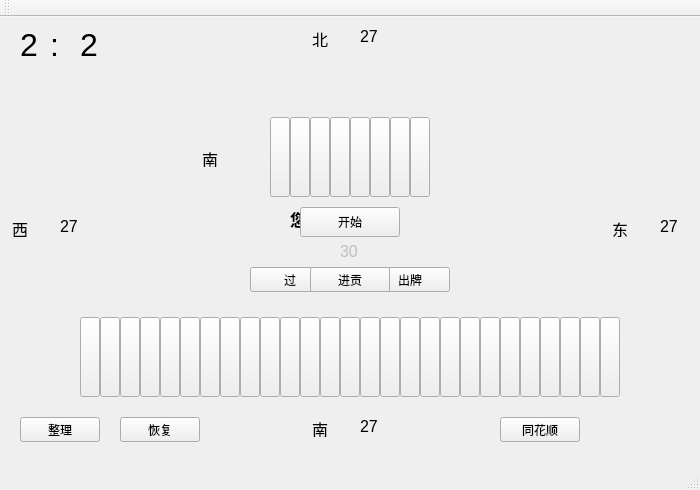
<?xml version="1.0" encoding="UTF-8"?>
<ui version="4.0">
 <class>CardsWindow</class>
 <widget class="QMainWindow" name="CardsWindow">
  <property name="geometry">
   <rect>
    <x>0</x>
    <y>0</y>
    <width>700</width>
    <height>490</height>
   </rect>
  </property>
  <property name="windowTitle">
   <string>CardsWindow</string>
  </property>
  <widget class="QWidget" name="centralWidget">
   <widget class="QPushButton" name="card_01">
    <property name="enabled">
     <bool>true</bool>
    </property>
    <property name="geometry">
     <rect>
      <x>80</x>
      <y>300</y>
      <width>20</width>
      <height>80</height>
     </rect>
    </property>
    <property name="autoFillBackground">
     <bool>false</bool>
    </property>
    <property name="text">
     <string/>
    </property>
    <property name="checkable">
     <bool>true</bool>
    </property>
    <property name="checked">
     <bool>false</bool>
    </property>
   </widget>
   <widget class="QPushButton" name="card_23">
    <property name="enabled">
     <bool>true</bool>
    </property>
    <property name="geometry">
     <rect>
      <x>520</x>
      <y>300</y>
      <width>20</width>
      <height>80</height>
     </rect>
    </property>
    <property name="autoFillBackground">
     <bool>false</bool>
    </property>
    <property name="text">
     <string/>
    </property>
    <property name="checkable">
     <bool>true</bool>
    </property>
    <property name="checked">
     <bool>false</bool>
    </property>
   </widget>
   <widget class="QPushButton" name="jingong2">
    <property name="geometry">
     <rect>
      <x>310</x>
      <y>250</y>
      <width>80</width>
      <height>25</height>
     </rect>
    </property>
    <property name="text">
     <string>进贡</string>
    </property>
   </widget>
   <widget class="QLabel" name="player3">
    <property name="geometry">
     <rect>
      <x>310</x>
      <y>10</y>
      <width>20</width>
      <height>20</height>
     </rect>
    </property>
    <property name="frameShape">
     <enum>QFrame::NoFrame</enum>
    </property>
    <property name="frameShadow">
     <enum>QFrame::Plain</enum>
    </property>
    <property name="lineWidth">
     <number>1</number>
    </property>
    <property name="text">
     <string>&lt;html&gt;&lt;head/&gt;&lt;body&gt;&lt;p align=&quot;center&quot;&gt;&lt;span style=&quot; font-size:12pt;&quot;&gt;北&lt;/span&gt;&lt;/p&gt;&lt;/body&gt;&lt;/html&gt;</string>
    </property>
   </widget>
   <widget class="QPushButton" name="dis_5">
    <property name="geometry">
     <rect>
      <x>350</x>
      <y>100</y>
      <width>20</width>
      <height>80</height>
     </rect>
    </property>
    <property name="text">
     <string/>
    </property>
   </widget>
   <widget class="QPushButton" name="card_17">
    <property name="enabled">
     <bool>true</bool>
    </property>
    <property name="geometry">
     <rect>
      <x>400</x>
      <y>300</y>
      <width>20</width>
      <height>80</height>
     </rect>
    </property>
    <property name="autoFillBackground">
     <bool>false</bool>
    </property>
    <property name="text">
     <string/>
    </property>
    <property name="checkable">
     <bool>true</bool>
    </property>
   </widget>
   <widget class="QPushButton" name="card_22">
    <property name="enabled">
     <bool>true</bool>
    </property>
    <property name="geometry">
     <rect>
      <x>500</x>
      <y>300</y>
      <width>20</width>
      <height>80</height>
     </rect>
    </property>
    <property name="autoFillBackground">
     <bool>false</bool>
    </property>
    <property name="text">
     <string/>
    </property>
    <property name="checkable">
     <bool>true</bool>
    </property>
    <property name="checked">
     <bool>false</bool>
    </property>
   </widget>
   <widget class="QLabel" name="error">
    <property name="geometry">
     <rect>
      <x>290</x>
      <y>190</y>
      <width>120</width>
      <height>25</height>
     </rect>
    </property>
    <property name="text">
     <string>&lt;html&gt;&lt;head/&gt;&lt;body&gt;&lt;p&gt;&lt;span style=&quot; font-size:12pt; font-weight:600;&quot;&gt;您的出牌有误！&lt;/span&gt;&lt;/p&gt;&lt;/body&gt;&lt;/html&gt;</string>
    </property>
   </widget>
   <widget class="QPushButton" name="card_09">
    <property name="enabled">
     <bool>true</bool>
    </property>
    <property name="geometry">
     <rect>
      <x>240</x>
      <y>300</y>
      <width>20</width>
      <height>80</height>
     </rect>
    </property>
    <property name="autoFillBackground">
     <bool>false</bool>
    </property>
    <property name="text">
     <string/>
    </property>
    <property name="checkable">
     <bool>true</bool>
    </property>
    <property name="checked">
     <bool>false</bool>
    </property>
   </widget>
   <widget class="QLabel" name="player3_number">
    <property name="geometry">
     <rect>
      <x>360</x>
      <y>10</y>
      <width>20</width>
      <height>20</height>
     </rect>
    </property>
    <property name="text">
     <string>&lt;html&gt;&lt;head/&gt;&lt;body&gt;&lt;p&gt;&lt;span style=&quot; font-size:12pt;&quot;&gt;27&lt;/span&gt;&lt;/p&gt;&lt;/body&gt;&lt;/html&gt;</string>
    </property>
   </widget>
   <widget class="QLabel" name="colon">
    <property name="geometry">
     <rect>
      <x>50</x>
      <y>10</y>
      <width>10</width>
      <height>30</height>
     </rect>
    </property>
    <property name="text">
     <string>&lt;html&gt;&lt;head/&gt;&lt;body&gt;&lt;p&gt;&lt;span style=&quot; font-size:24pt;&quot;&gt;:&lt;/span&gt;&lt;/p&gt;&lt;/body&gt;&lt;/html&gt;</string>
    </property>
   </widget>
   <widget class="QPushButton" name="setcard">
    <property name="geometry">
     <rect>
      <x>20</x>
      <y>400</y>
      <width>80</width>
      <height>25</height>
     </rect>
    </property>
    <property name="text">
     <string>整理</string>
    </property>
   </widget>
   <widget class="QPushButton" name="huangong2">
    <property name="geometry">
     <rect>
      <x>310</x>
      <y>250</y>
      <width>80</width>
      <height>25</height>
     </rect>
    </property>
    <property name="text">
     <string>还贡</string>
    </property>
   </widget>
   <widget class="QLabel" name="player2">
    <property name="geometry">
     <rect>
      <x>610</x>
      <y>200</y>
      <width>20</width>
      <height>20</height>
     </rect>
    </property>
    <property name="text">
     <string>&lt;html&gt;&lt;head/&gt;&lt;body&gt;&lt;p align=&quot;center&quot;&gt;&lt;span style=&quot; font-size:12pt;&quot;&gt;东&lt;/span&gt;&lt;/p&gt;&lt;/body&gt;&lt;/html&gt;</string>
    </property>
   </widget>
   <widget class="QPushButton" name="card_21">
    <property name="enabled">
     <bool>true</bool>
    </property>
    <property name="geometry">
     <rect>
      <x>480</x>
      <y>300</y>
      <width>20</width>
      <height>80</height>
     </rect>
    </property>
    <property name="autoFillBackground">
     <bool>false</bool>
    </property>
    <property name="text">
     <string/>
    </property>
    <property name="checkable">
     <bool>true</bool>
    </property>
   </widget>
   <widget class="QPushButton" name="card_04">
    <property name="enabled">
     <bool>true</bool>
    </property>
    <property name="geometry">
     <rect>
      <x>140</x>
      <y>300</y>
      <width>20</width>
      <height>80</height>
     </rect>
    </property>
    <property name="autoFillBackground">
     <bool>false</bool>
    </property>
    <property name="text">
     <string/>
    </property>
    <property name="checkable">
     <bool>true</bool>
    </property>
   </widget>
   <widget class="QLabel" name="score1">
    <property name="geometry">
     <rect>
      <x>20</x>
      <y>10</y>
      <width>30</width>
      <height>30</height>
     </rect>
    </property>
    <property name="frameShape">
     <enum>QFrame::NoFrame</enum>
    </property>
    <property name="lineWidth">
     <number>8</number>
    </property>
    <property name="text">
     <string>&lt;html&gt;&lt;head/&gt;&lt;body&gt;&lt;p&gt;&lt;span style=&quot; font-size:24pt;&quot;&gt;2&lt;/span&gt;&lt;/p&gt;&lt;/body&gt;&lt;/html&gt;</string>
    </property>
   </widget>
   <widget class="QPushButton" name="dis_2">
    <property name="geometry">
     <rect>
      <x>290</x>
      <y>100</y>
      <width>20</width>
      <height>80</height>
     </rect>
    </property>
    <property name="text">
     <string/>
    </property>
   </widget>
   <widget class="QPushButton" name="card_12">
    <property name="enabled">
     <bool>true</bool>
    </property>
    <property name="geometry">
     <rect>
      <x>300</x>
      <y>300</y>
      <width>20</width>
      <height>80</height>
     </rect>
    </property>
    <property name="autoFillBackground">
     <bool>false</bool>
    </property>
    <property name="text">
     <string/>
    </property>
    <property name="checkable">
     <bool>true</bool>
    </property>
   </widget>
   <widget class="QPushButton" name="dis_6">
    <property name="geometry">
     <rect>
      <x>370</x>
      <y>100</y>
      <width>20</width>
      <height>80</height>
     </rect>
    </property>
    <property name="text">
     <string/>
    </property>
   </widget>
   <widget class="QLabel" name="player2_number">
    <property name="geometry">
     <rect>
      <x>660</x>
      <y>200</y>
      <width>20</width>
      <height>20</height>
     </rect>
    </property>
    <property name="text">
     <string>&lt;html&gt;&lt;head/&gt;&lt;body&gt;&lt;p&gt;&lt;span style=&quot; font-size:12pt;&quot;&gt;27&lt;/span&gt;&lt;/p&gt;&lt;/body&gt;&lt;/html&gt;</string>
    </property>
   </widget>
   <widget class="QPushButton" name="card_14">
    <property name="enabled">
     <bool>true</bool>
    </property>
    <property name="geometry">
     <rect>
      <x>340</x>
      <y>300</y>
      <width>20</width>
      <height>80</height>
     </rect>
    </property>
    <property name="autoFillBackground">
     <bool>false</bool>
    </property>
    <property name="text">
     <string/>
    </property>
    <property name="checkable">
     <bool>true</bool>
    </property>
   </widget>
   <widget class="QPushButton" name="straight_flush">
    <property name="geometry">
     <rect>
      <x>500</x>
      <y>400</y>
      <width>80</width>
      <height>25</height>
     </rect>
    </property>
    <property name="text">
     <string>同花顺</string>
    </property>
   </widget>
   <widget class="QPushButton" name="card_24">
    <property name="enabled">
     <bool>true</bool>
    </property>
    <property name="geometry">
     <rect>
      <x>540</x>
      <y>300</y>
      <width>20</width>
      <height>80</height>
     </rect>
    </property>
    <property name="autoFillBackground">
     <bool>false</bool>
    </property>
    <property name="text">
     <string/>
    </property>
    <property name="checkable">
     <bool>true</bool>
    </property>
   </widget>
   <widget class="QPushButton" name="discard">
    <property name="enabled">
     <bool>true</bool>
    </property>
    <property name="geometry">
     <rect>
      <x>370</x>
      <y>250</y>
      <width>80</width>
      <height>25</height>
     </rect>
    </property>
    <property name="autoFillBackground">
     <bool>false</bool>
    </property>
    <property name="text">
     <string>出牌</string>
    </property>
   </widget>
   <widget class="QPushButton" name="dis_7">
    <property name="geometry">
     <rect>
      <x>390</x>
      <y>100</y>
      <width>20</width>
      <height>80</height>
     </rect>
    </property>
    <property name="text">
     <string/>
    </property>
   </widget>
   <widget class="QPushButton" name="card_06">
    <property name="enabled">
     <bool>true</bool>
    </property>
    <property name="geometry">
     <rect>
      <x>180</x>
      <y>300</y>
      <width>20</width>
      <height>80</height>
     </rect>
    </property>
    <property name="autoFillBackground">
     <bool>false</bool>
    </property>
    <property name="text">
     <string/>
    </property>
    <property name="checkable">
     <bool>true</bool>
    </property>
   </widget>
   <widget class="QPushButton" name="card_02">
    <property name="enabled">
     <bool>true</bool>
    </property>
    <property name="geometry">
     <rect>
      <x>100</x>
      <y>300</y>
      <width>20</width>
      <height>80</height>
     </rect>
    </property>
    <property name="autoFillBackground">
     <bool>false</bool>
    </property>
    <property name="text">
     <string/>
    </property>
    <property name="checkable">
     <bool>true</bool>
    </property>
    <property name="checked">
     <bool>false</bool>
    </property>
   </widget>
   <widget class="QPushButton" name="dis_1">
    <property name="geometry">
     <rect>
      <x>270</x>
      <y>100</y>
      <width>20</width>
      <height>80</height>
     </rect>
    </property>
    <property name="text">
     <string/>
    </property>
   </widget>
   <widget class="QPushButton" name="huangong">
    <property name="geometry">
     <rect>
      <x>310</x>
      <y>250</y>
      <width>80</width>
      <height>25</height>
     </rect>
    </property>
    <property name="text">
     <string>还贡</string>
    </property>
   </widget>
   <widget class="QPushButton" name="dis_3">
    <property name="geometry">
     <rect>
      <x>310</x>
      <y>100</y>
      <width>20</width>
      <height>80</height>
     </rect>
    </property>
    <property name="text">
     <string/>
    </property>
   </widget>
   <widget class="QPushButton" name="card_07">
    <property name="enabled">
     <bool>true</bool>
    </property>
    <property name="geometry">
     <rect>
      <x>200</x>
      <y>300</y>
      <width>20</width>
      <height>80</height>
     </rect>
    </property>
    <property name="autoFillBackground">
     <bool>false</bool>
    </property>
    <property name="text">
     <string/>
    </property>
    <property name="checkable">
     <bool>true</bool>
    </property>
   </widget>
   <widget class="QLabel" name="best_player">
    <property name="geometry">
     <rect>
      <x>200</x>
      <y>130</y>
      <width>20</width>
      <height>20</height>
     </rect>
    </property>
    <property name="text">
     <string>&lt;html&gt;&lt;head/&gt;&lt;body&gt;&lt;p align=&quot;center&quot;&gt;&lt;span style=&quot; font-size:12pt;&quot;&gt;南&lt;/span&gt;&lt;/p&gt;&lt;/body&gt;&lt;/html&gt;</string>
    </property>
   </widget>
   <widget class="QPushButton" name="card_26">
    <property name="enabled">
     <bool>true</bool>
    </property>
    <property name="geometry">
     <rect>
      <x>580</x>
      <y>300</y>
      <width>20</width>
      <height>80</height>
     </rect>
    </property>
    <property name="autoFillBackground">
     <bool>false</bool>
    </property>
    <property name="text">
     <string/>
    </property>
    <property name="checkable">
     <bool>true</bool>
    </property>
   </widget>
   <widget class="QPushButton" name="card_11">
    <property name="enabled">
     <bool>true</bool>
    </property>
    <property name="geometry">
     <rect>
      <x>280</x>
      <y>300</y>
      <width>20</width>
      <height>80</height>
     </rect>
    </property>
    <property name="autoFillBackground">
     <bool>false</bool>
    </property>
    <property name="text">
     <string/>
    </property>
    <property name="checkable">
     <bool>true</bool>
    </property>
   </widget>
   <widget class="QLabel" name="score2">
    <property name="geometry">
     <rect>
      <x>80</x>
      <y>10</y>
      <width>30</width>
      <height>30</height>
     </rect>
    </property>
    <property name="text">
     <string>&lt;html&gt;&lt;head/&gt;&lt;body&gt;&lt;p&gt;&lt;span style=&quot; font-size:24pt;&quot;&gt;2&lt;/span&gt;&lt;/p&gt;&lt;/body&gt;&lt;/html&gt;</string>
    </property>
   </widget>
   <widget class="QPushButton" name="dis_8">
    <property name="geometry">
     <rect>
      <x>410</x>
      <y>100</y>
      <width>20</width>
      <height>80</height>
     </rect>
    </property>
    <property name="text">
     <string/>
    </property>
   </widget>
   <widget class="QPushButton" name="card_08">
    <property name="enabled">
     <bool>true</bool>
    </property>
    <property name="geometry">
     <rect>
      <x>220</x>
      <y>300</y>
      <width>20</width>
      <height>80</height>
     </rect>
    </property>
    <property name="autoFillBackground">
     <bool>false</bool>
    </property>
    <property name="text">
     <string/>
    </property>
    <property name="checkable">
     <bool>true</bool>
    </property>
    <property name="checked">
     <bool>false</bool>
    </property>
   </widget>
   <widget class="QPushButton" name="pass">
    <property name="enabled">
     <bool>true</bool>
    </property>
    <property name="geometry">
     <rect>
      <x>250</x>
      <y>250</y>
      <width>80</width>
      <height>25</height>
     </rect>
    </property>
    <property name="autoFillBackground">
     <bool>false</bool>
    </property>
    <property name="text">
     <string>过</string>
    </property>
   </widget>
   <widget class="QLabel" name="player4_number">
    <property name="geometry">
     <rect>
      <x>60</x>
      <y>200</y>
      <width>20</width>
      <height>20</height>
     </rect>
    </property>
    <property name="text">
     <string>&lt;html&gt;&lt;head/&gt;&lt;body&gt;&lt;p&gt;&lt;span style=&quot; font-size:12pt;&quot;&gt;27&lt;/span&gt;&lt;/p&gt;&lt;/body&gt;&lt;/html&gt;</string>
    </property>
   </widget>
   <widget class="QPushButton" name="jingong">
    <property name="geometry">
     <rect>
      <x>310</x>
      <y>250</y>
      <width>80</width>
      <height>25</height>
     </rect>
    </property>
    <property name="text">
     <string>进贡</string>
    </property>
   </widget>
   <widget class="QLabel" name="player1_number">
    <property name="geometry">
     <rect>
      <x>360</x>
      <y>400</y>
      <width>20</width>
      <height>20</height>
     </rect>
    </property>
    <property name="text">
     <string>&lt;html&gt;&lt;head/&gt;&lt;body&gt;&lt;p&gt;&lt;span style=&quot; font-size:12pt;&quot;&gt;27&lt;/span&gt;&lt;/p&gt;&lt;/body&gt;&lt;/html&gt;</string>
    </property>
   </widget>
   <widget class="QPushButton" name="card_27">
    <property name="enabled">
     <bool>true</bool>
    </property>
    <property name="geometry">
     <rect>
      <x>600</x>
      <y>300</y>
      <width>20</width>
      <height>80</height>
     </rect>
    </property>
    <property name="autoFillBackground">
     <bool>false</bool>
    </property>
    <property name="text">
     <string/>
    </property>
    <property name="checkable">
     <bool>true</bool>
    </property>
   </widget>
   <widget class="QLabel" name="player1">
    <property name="geometry">
     <rect>
      <x>310</x>
      <y>400</y>
      <width>20</width>
      <height>20</height>
     </rect>
    </property>
    <property name="text">
     <string>&lt;html&gt;&lt;head/&gt;&lt;body&gt;&lt;p align=&quot;center&quot;&gt;&lt;span style=&quot; font-size:12pt;&quot;&gt;南&lt;/span&gt;&lt;/p&gt;&lt;/body&gt;&lt;/html&gt;</string>
    </property>
   </widget>
   <widget class="QPushButton" name="card_13">
    <property name="enabled">
     <bool>true</bool>
    </property>
    <property name="geometry">
     <rect>
      <x>320</x>
      <y>300</y>
      <width>20</width>
      <height>80</height>
     </rect>
    </property>
    <property name="autoFillBackground">
     <bool>false</bool>
    </property>
    <property name="text">
     <string/>
    </property>
    <property name="checkable">
     <bool>true</bool>
    </property>
   </widget>
   <widget class="QPushButton" name="card_20">
    <property name="enabled">
     <bool>true</bool>
    </property>
    <property name="geometry">
     <rect>
      <x>460</x>
      <y>300</y>
      <width>20</width>
      <height>80</height>
     </rect>
    </property>
    <property name="autoFillBackground">
     <bool>false</bool>
    </property>
    <property name="text">
     <string/>
    </property>
    <property name="checkable">
     <bool>true</bool>
    </property>
   </widget>
   <widget class="QPushButton" name="card_18">
    <property name="enabled">
     <bool>true</bool>
    </property>
    <property name="geometry">
     <rect>
      <x>420</x>
      <y>300</y>
      <width>20</width>
      <height>80</height>
     </rect>
    </property>
    <property name="autoFillBackground">
     <bool>false</bool>
    </property>
    <property name="text">
     <string/>
    </property>
    <property name="checkable">
     <bool>true</bool>
    </property>
   </widget>
   <widget class="QPushButton" name="card_10">
    <property name="enabled">
     <bool>true</bool>
    </property>
    <property name="geometry">
     <rect>
      <x>260</x>
      <y>300</y>
      <width>20</width>
      <height>80</height>
     </rect>
    </property>
    <property name="autoFillBackground">
     <bool>false</bool>
    </property>
    <property name="text">
     <string/>
    </property>
    <property name="checkable">
     <bool>true</bool>
    </property>
   </widget>
   <widget class="QPushButton" name="setbackcard">
    <property name="geometry">
     <rect>
      <x>120</x>
      <y>400</y>
      <width>80</width>
      <height>25</height>
     </rect>
    </property>
    <property name="text">
     <string>恢复</string>
    </property>
   </widget>
   <widget class="QPushButton" name="card_25">
    <property name="enabled">
     <bool>true</bool>
    </property>
    <property name="geometry">
     <rect>
      <x>560</x>
      <y>300</y>
      <width>20</width>
      <height>80</height>
     </rect>
    </property>
    <property name="autoFillBackground">
     <bool>false</bool>
    </property>
    <property name="text">
     <string/>
    </property>
    <property name="checkable">
     <bool>true</bool>
    </property>
   </widget>
   <widget class="QPushButton" name="card_16">
    <property name="enabled">
     <bool>true</bool>
    </property>
    <property name="geometry">
     <rect>
      <x>380</x>
      <y>300</y>
      <width>20</width>
      <height>80</height>
     </rect>
    </property>
    <property name="autoFillBackground">
     <bool>false</bool>
    </property>
    <property name="text">
     <string/>
    </property>
    <property name="checkable">
     <bool>true</bool>
    </property>
    <property name="checked">
     <bool>false</bool>
    </property>
   </widget>
   <widget class="QPushButton" name="card_03">
    <property name="enabled">
     <bool>true</bool>
    </property>
    <property name="geometry">
     <rect>
      <x>120</x>
      <y>300</y>
      <width>20</width>
      <height>80</height>
     </rect>
    </property>
    <property name="autoFillBackground">
     <bool>false</bool>
    </property>
    <property name="text">
     <string/>
    </property>
    <property name="checkable">
     <bool>true</bool>
    </property>
   </widget>
   <widget class="QPushButton" name="card_05">
    <property name="enabled">
     <bool>true</bool>
    </property>
    <property name="geometry">
     <rect>
      <x>160</x>
      <y>300</y>
      <width>20</width>
      <height>80</height>
     </rect>
    </property>
    <property name="autoFillBackground">
     <bool>false</bool>
    </property>
    <property name="text">
     <string/>
    </property>
    <property name="checkable">
     <bool>true</bool>
    </property>
   </widget>
   <widget class="QPushButton" name="start">
    <property name="geometry">
     <rect>
      <x>300</x>
      <y>190</y>
      <width>100</width>
      <height>30</height>
     </rect>
    </property>
    <property name="text">
     <string>开始</string>
    </property>
   </widget>
   <widget class="QPushButton" name="card_19">
    <property name="enabled">
     <bool>true</bool>
    </property>
    <property name="geometry">
     <rect>
      <x>440</x>
      <y>300</y>
      <width>20</width>
      <height>80</height>
     </rect>
    </property>
    <property name="autoFillBackground">
     <bool>false</bool>
    </property>
    <property name="text">
     <string/>
    </property>
    <property name="checkable">
     <bool>true</bool>
    </property>
   </widget>
   <widget class="QPushButton" name="card_15">
    <property name="enabled">
     <bool>true</bool>
    </property>
    <property name="geometry">
     <rect>
      <x>360</x>
      <y>300</y>
      <width>20</width>
      <height>80</height>
     </rect>
    </property>
    <property name="autoFillBackground">
     <bool>false</bool>
    </property>
    <property name="text">
     <string/>
    </property>
    <property name="checkable">
     <bool>true</bool>
    </property>
    <property name="checked">
     <bool>false</bool>
    </property>
   </widget>
   <widget class="QLabel" name="countdown">
    <property name="enabled">
     <bool>false</bool>
    </property>
    <property name="geometry">
     <rect>
      <x>340</x>
      <y>225</y>
      <width>20</width>
      <height>20</height>
     </rect>
    </property>
    <property name="autoFillBackground">
     <bool>false</bool>
    </property>
    <property name="text">
     <string>&lt;html&gt;&lt;head/&gt;&lt;body&gt;&lt;p&gt;&lt;span style=&quot; font-size:12pt;&quot;&gt;30&lt;/span&gt;&lt;/p&gt;&lt;/body&gt;&lt;/html&gt;</string>
    </property>
   </widget>
   <widget class="QLabel" name="player4">
    <property name="geometry">
     <rect>
      <x>10</x>
      <y>200</y>
      <width>20</width>
      <height>20</height>
     </rect>
    </property>
    <property name="text">
     <string>&lt;html&gt;&lt;head/&gt;&lt;body&gt;&lt;p align=&quot;center&quot;&gt;&lt;span style=&quot; font-size:12pt;&quot;&gt;西&lt;/span&gt;&lt;/p&gt;&lt;/body&gt;&lt;/html&gt;</string>
    </property>
   </widget>
   <widget class="QPushButton" name="dis_4">
    <property name="geometry">
     <rect>
      <x>330</x>
      <y>100</y>
      <width>20</width>
      <height>80</height>
     </rect>
    </property>
    <property name="text">
     <string/>
    </property>
   </widget>
  </widget>
  <widget class="QMenuBar" name="menuBar">
   <property name="geometry">
    <rect>
     <x>0</x>
     <y>0</y>
     <width>700</width>
     <height>23</height>
    </rect>
   </property>
  </widget>
  <widget class="QToolBar" name="mainToolBar">
   <attribute name="toolBarArea">
    <enum>TopToolBarArea</enum>
   </attribute>
   <attribute name="toolBarBreak">
    <bool>false</bool>
   </attribute>
  </widget>
  <widget class="QStatusBar" name="statusBar"/>
 </widget>
 <layoutdefault spacing="6" margin="11"/>
 <resources/>
 <connections/>
</ui>
